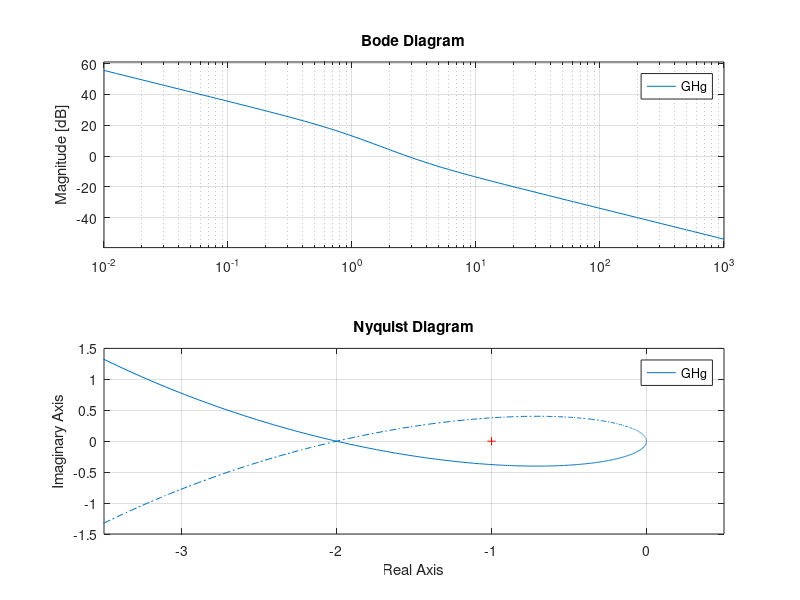

Write the MATLAB code that produced this figure.
%Estabilidad Nyquist
%	      k(s + 3)
% GH(s) = --------
%		  s(s - 1)
%

clear
clc
num = [1 3];
den = conv([1 -1],[1 0]);
GH = tf(num, den)
rlocus(GH)
axis([-8 1 -4 4]);
fprintf('Programa pausado. Presione enter para continuar\n');
pause;

k = 1;
kp = k / 2;
kg = 2 * k;
nump = kp * num;
numg = kg * num;
w = logspace(-2, 3, 100);
GHp = tf(nump, den)
bode(GHp, w)
fprintf('Programa pausado. Presione enter para continuar\n');
pause;

nyquist(GHp)
axis([-1.5 0.5 -1.5 1.5]);
fprintf('Programa pausado. Presione enter para continuar\n');
pause;

GHg = tf(numg,den)
bode(GHg, w)
fprintf('Programa pausado. Presione enter para continuar\n');
pause;

nyquist(GHg)
axis([-3.5 0.5 -1.5 1.5]);
fprintf('Programa pausado. Presione enter para continuar\n');
pause;